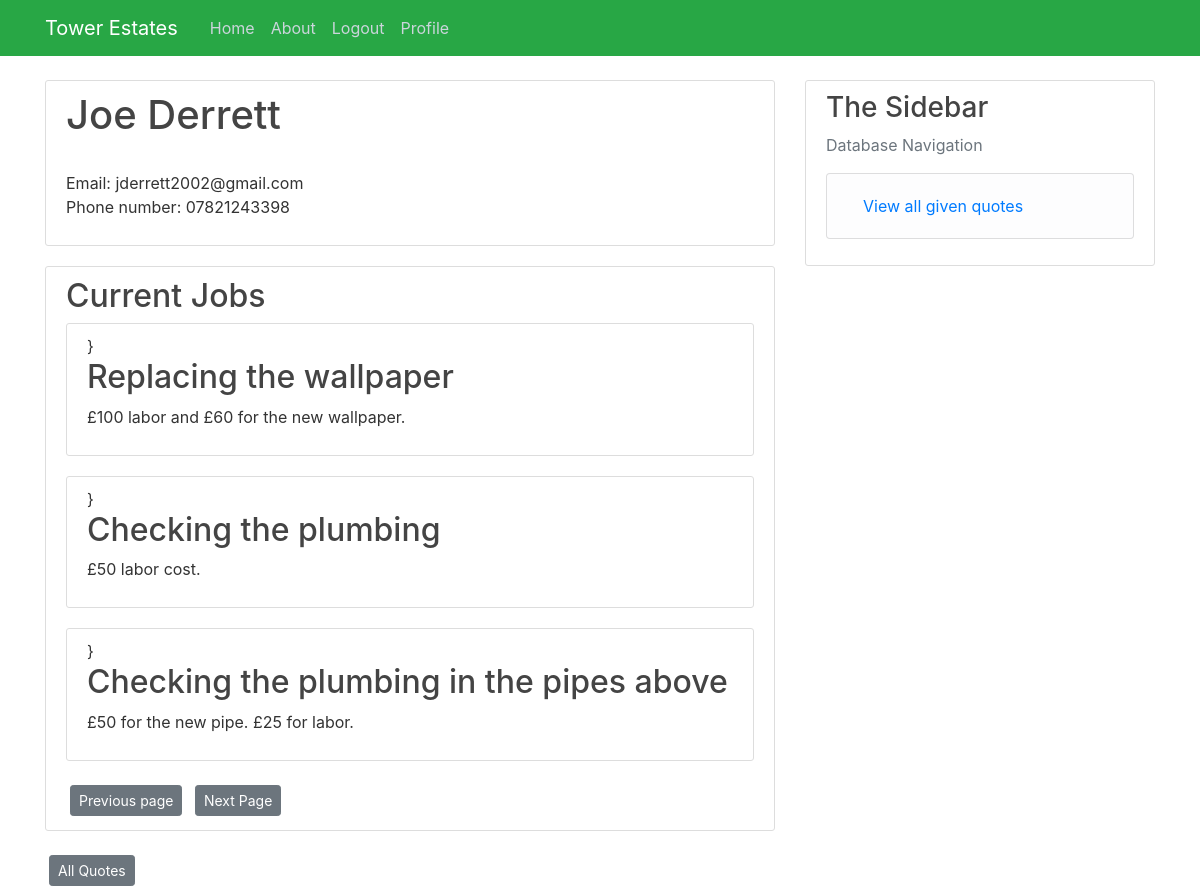
The app's page /Contractor/8 (signed in) with its own data.
### Tower/models.py (models this page shows, shortened)
class User(db.Model, UserMixin):
    user_id = db.Column(db.Integer, primary_key=True)
    name = db.Column(db.String(55), nullable=False)
    phone_number= db.Column(db.String(15), nullable=False)
    role= db.Column(db.String(12), nullable=False)
    email = db.Column(db.String(120), unique=True, nullable=False)
    business= db.Column(db.String(150), nullable=True)
    password = db.Column(db.String(64), nullable=False)
    properties = db.relationship("Properties",cascade="all, delete-orphan" ,backref="User", lazy=True)
    occupants = db.relationship("Tenancies", backref="User", secondary=occupants, lazy=True)
    contractor = db.relationship("Quotes", cascade="all, delete-orphan",backref="User", lazy=True)

class Quotes(db.Model):
    quote_id = db.Column(db.Integer, primary_key=True)
    created = db.Column(db.DateTime, default=datetime.utcnow)
    content = db.Column(db.String(500), nullable=False)
    chosen = db.Column(db.Boolean, default=False)
    job = db.Column(db.Integer, db.ForeignKey("jobs.job_id"), nullable=False)
    contractor = db.Column(db.Integer, db.ForeignKey("user.user_id"), nullable=False)

class Jobs(db.Model):
    job_id = db.Column(db.Integer, primary_key=True)
    summary = db.Column(db.String(100), nullable=False)
    content = db.Column(db.String(500), nullable=False)
    opened = db.Column(db.DateTime, nullable=False, default=datetime.utcnow())
    closed = db.Column(db.Boolean, default=False)
    issue = db.Column(db.Integer, db.ForeignKey("issue.issue_id"), nullable=False)
    quotes = db.relationship("Quotes", backref="Jobs", lazy=True, cascade="all, delete-orphan")
    notes = db.relationship("Jobs_Notes", backref="Jobs", lazy=True, cascade="all, delete-orphan")

### Tower/routes.py (the view)
@app.route("/Contractor/<int:user_id>")
@login_required
def Contractor(user_id):
    if current_user.role == "Tenant" or current_user.role == "Landlord":
        abort(403)
    page = request.args.get("page", 1, type=int)
    contractor = db.session.query(User).filter_by(user_id=user_id).first()
    approved = db.session.query(Quotes, Jobs).outerjoin(Quotes, Jobs.job_id == Quotes.job).filter_by(
        contractor=contractor.user_id).filter_by(chosen=True).filter(Jobs.closed == False).order_by(Quotes.created.desc())
    approved_quotes = approved.paginate(page,  per_page=5)
    approved_next = url_for("Contractor", user_id=user_id, page=approved_quotes.next_num)\
        if approved_quotes.has_next else None
    approved_prev = url_for("Contractor", user_id=user_id, page=approved_quotes.prev_num) \
        if approved_quotes.has_prev else None
    return render_template("Contractor.html", contractor=contractor,
                           approved_quotes=approved_quotes, approved_next=approved_next, approved_prev=approved_prev)

### Tower/models.py (called while the page is built)
@login_manager.user_loader
def load_user(user_id):
    return User.query.get(int(user_id))

### Tower/templates/Contractor.html (shortened to what this page needs)
{% extends "layout.html" %}
{% block content %}
<div class="content-section">
    <h2 class="account-heading"> {{ contractor.name }}</h2>
    <br>
    <p>Email: {{contractor.email}} <br> Phone number: {{contractor.phone_number}}</p>
</div>
<div class="content-section">
    <h2>Current Jobs</h2>
    {% for quotes in approved_quotes.items %}
    <div class="content-section">
        {% if current_user.role == ('Admin') %}
        <h2><a class="article-title" href="{{ url_for('Job', job_id = quotes.Jobs.job_id)}}"> {{quotes.Jobs.summary}}</a></h2>
        {% else %}}
        <h2><a class="article-title" href="{{ url_for('contractor_job', job_id = quotes.Jobs.job_id)}}"> {{quotes.Jobs.summary}}</a></h2>
        {% endif %}
        <p>{{quotes.Quotes.content}}</p>
    </div>
    {% endfor %}
    <a class="btn btn-secondary btn-sm m-1" href=" {{approved_prev}}">Previous page</a>
    <a class="btn btn-secondary btn-sm m-1" href=" {{approved_next}}">Next Page</a>
</div>
<a class="btn btn-secondary btn-sm m-1" href=" {{url_for('contractor_all_quotes', user_id = contractor.user_id)}}">All Quotes </a>
{% endblock content %}

### Tower/Static/main.css (style rules this page uses)
body { background: #ffffff; color: #333333; margin-top: 5rem; }
h1, h2, h3, h4, h5, h6 { color: #444444; }
.content-section { background: #ffffff; padding: 10px 20px; border: 1px solid #dddddd; border-radius: 3px; margin-bottom: 20px; }
.article-title { color: #444444; }
.account-heading { font-size: 2.5rem; }

### records on screen
User: name "Joe Derrett", email "jderrett2002@gmail.com", phone_number "07821243398"
Quotes: Jobs.summary "Replacing the wallpaper", Quotes.content "£100 labor and £60 for the new wallpaper."
Quotes: Jobs.summary "Checking the plumbing", Quotes.content "£50 labor cost."
Quotes: Jobs.summary "Checking the plumbing in the pipes above", Quotes.content "£50 for the new pipe. £25 for labor."
